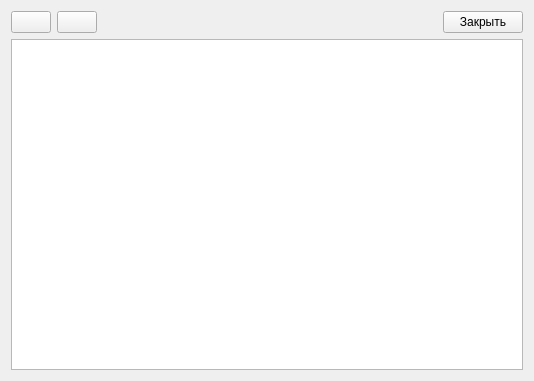
<?xml version="1.0" encoding="UTF-8"?>
<ui version="4.0">
 <class>User_registry</class>
 <widget class="QWidget" name="User_registry">
  <property name="geometry">
   <rect>
    <x>0</x>
    <y>0</y>
    <width>534</width>
    <height>381</height>
   </rect>
  </property>
  <property name="windowTitle">
   <string>Form</string>
  </property>
  <layout class="QVBoxLayout" name="verticalLayout">
   <item>
    <layout class="QHBoxLayout" name="horizontalLayout">
     <item>
      <widget class="QPushButton" name="refresh_btn">
       <property name="text">
        <string/>
       </property>
       <property name="icon">
        <iconset theme="QIcon::ThemeIcon::ViewRefresh"/>
       </property>
      </widget>
     </item>
     <item>
      <widget class="QPushButton" name="create_btn">
       <property name="text">
        <string/>
       </property>
       <property name="icon">
        <iconset theme="QIcon::ThemeIcon::ListAdd"/>
       </property>
      </widget>
     </item>
     <item>
      <spacer name="horizontalSpacer">
       <property name="orientation">
        <enum>Qt::Orientation::Horizontal</enum>
       </property>
       <property name="sizeType">
        <enum>QSizePolicy::Policy::Expanding</enum>
       </property>
       <property name="sizeHint" stdset="0">
        <size>
         <width>50</width>
         <height>20</height>
        </size>
       </property>
      </spacer>
     </item>
     <item>
      <widget class="QPushButton" name="close_btn">
       <property name="text">
        <string>Закрыть</string>
       </property>
       <property name="icon">
        <iconset theme="QIcon::ThemeIcon::ApplicationExit"/>
       </property>
      </widget>
     </item>
    </layout>
   </item>
   <item>
    <widget class="QTableView" name="user_list"/>
   </item>
  </layout>
 </widget>
 <resources/>
 <connections/>
</ui>
